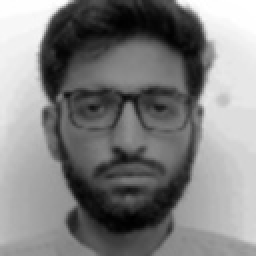
#> input picture enrollment_data/1414737_Raheel Izaz/face_001_20250909_123829.jpg, 128 x 128 px (shown 2 times larger); its folder holds only this picture in this run
$ python -i app.py   (imports and definitions only)   (older library calls are emulated)
#> lines starting #> are read from the running program, lines starting #| are printed output that depends on the picture
#> further down, picture is the input picture: shape (128, 128, 3); min 0, max 255, mean 129
"""
AI Attendance System - Student Enrollment Module
Streamlit application for student enrollment with interactive prompts and image capture
Supports both live camera capture and file upload for testing in environments without camera access
"""

import streamlit as st
import cv2
import os
import numpy as np
from datetime import datetime
import time
from PIL import Image
import tempfile
import threading
import queue

class StudentEnrollmentSystem:
    def __init__(self):
        # Initialize face detector
        self.face_cascade = cv2.CascadeClassifier(cv2.data.haarcascades + 'haarcascade_frontalface_default.xml')

        # Enrollment settings
        self.target_images_total = 100  # Total images to capture per student
        self.images_per_prompt = 15     # Images per pose/prompt
        self.face_size_threshold = (50, 50)  # Minimum face size
        self.image_size = (128, 128)    # Standard face image size

        # Quality thresholds for low light handling
        self.blur_threshold = 80        # Laplacian variance threshold
        self.brightness_range = (15, 230)  # Very lenient brightness range
        self.low_light_threshold = 50   # Threshold for applying enhancement

        # Interactive prompts for comprehensive face capture
        self.enrollment_prompts = [
            "Look straight ahead at the camera",
            "Look slightly up",
            "Look slightly down",
            "Turn your head slightly to the left",
            "Turn your head slightly to the right",
            "Tilt your head slightly to the left",
            "Tilt your head slightly to the right",
            "Smile naturally",
            "Neutral expression - no smile",
            "Look straight with mouth slightly open"
        ]

    # [99 lines left out: functions check_camera_availability, setup_camera_for_optimal_capture, get_camera_debug_info, not called in this run]

    def detect_and_validate_face(self, frame):
        """
        Detect face and validate quality with enhanced low-light support
        Returns: (face_detected, face_coords, status_message, confidence_score)
        """
        if frame is None:
            return False, None, "No frame received", 0

        gray = cv2.cvtColor(frame, cv2.COLOR_BGR2GRAY)

        # Apply enhancement for low light conditions
        brightness = np.mean(gray)
#> brightness = 129
        if brightness < self.low_light_threshold:
            # Apply CLAHE for better detection in low light
            clahe = cv2.createCLAHE(clipLimit=2.0, tileGridSize=(8,8))
            gray = clahe.apply(gray)

        # Detect faces with multiple scale factors for better detection
        faces = self.face_cascade.detectMultiScale(
            gray,
            scaleFactor=1.1,
            minNeighbors=5,
            minSize=self.face_size_threshold,
            flags=cv2.CASCADE_SCALE_IMAGE
        )
#> faces = [[20, 20, 88, 88]]

        if len(faces) == 0:
            return False, None, "❌ No face detected - please position yourself in front of camera", 0
        elif len(faces) > 1:
            return False, None, "❌ Multiple faces detected - ensure only one person is visible", 0

        # Get the detected face
        (x, y, w, h) = faces[0]
#> x = 20; y = 20; w = 88; h = 88
        face_region = gray[y:y+h, x:x+w]
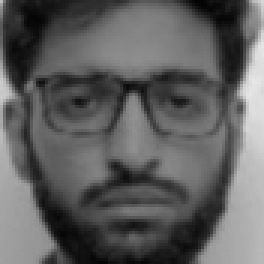
#> face_region: shape (88, 88) (shown 3 times larger); min 4, max 231, mean 94.6

        # Quality validations
        confidence_score = 0

        # 1. Size validation
        if w < self.face_size_threshold[0] or h < self.face_size_threshold[1]:
            return False, (x, y, w, h), "❌ Face too small - move closer to camera", 10
        confidence_score += 20

        # 2. Position validation (face should be reasonably centered)
        frame_center_x = frame.shape[1] // 2
#> frame_center_x = 64
        face_center_x = x + w // 2
#> face_center_x = 64
        if abs(face_center_x - frame_center_x) > frame.shape[1] * 0.3:
            return False, (x, y, w, h), "❌ Please center your face in the frame", 30
        confidence_score += 20

        # 3. Blur detection with more lenient threshold
        blur_value = cv2.Laplacian(face_region, cv2.CV_64F).var()
#> blur_value = 227.2
        if blur_value < self.blur_threshold:
            return False, (x, y, w, h), "❌ Image too blurry - please hold still", 50
        confidence_score += 30

        # 4. Enhanced brightness validation
        face_brightness = np.mean(face_region)
#> face_brightness = 94.62
        if face_brightness < self.brightness_range[0]:
            return False, (x, y, w, h), "❌ Extremely low light - please improve lighting", 70
        elif face_brightness > self.brightness_range[1]:
            return False, (x, y, w, h), "❌ Too bright - please reduce lighting", 70
        confidence_score += 30

        # Face detected and passed all quality checks
        quality_msg = "✅ Excellent quality - capturing image!"
        if face_brightness < self.low_light_threshold:
            quality_msg = "✅ Low light detected - auto-enhancing and capturing!"

        return True, (x, y, w, h), quality_msg, min(100, confidence_score)

    # [524 lines left out: functions preprocess_face_image, create_student_directory, enhance_frame_for_display, main, run_live_enrollment_process, run_demo_enrollment_process, not called in this run]

# [2 lines not run here, left out]

>>> import cv2
>>> picture = cv2.imread('enrollment_data/1414737_Raheel Izaz/face_001_20250909_123829.jpg')
>>> result = StudentEnrollmentSystem().detect_and_validate_face(picture)
#> result = (True, (20, 20, 88, 88), '✅ Excellent quality - capturing image!', 100)
